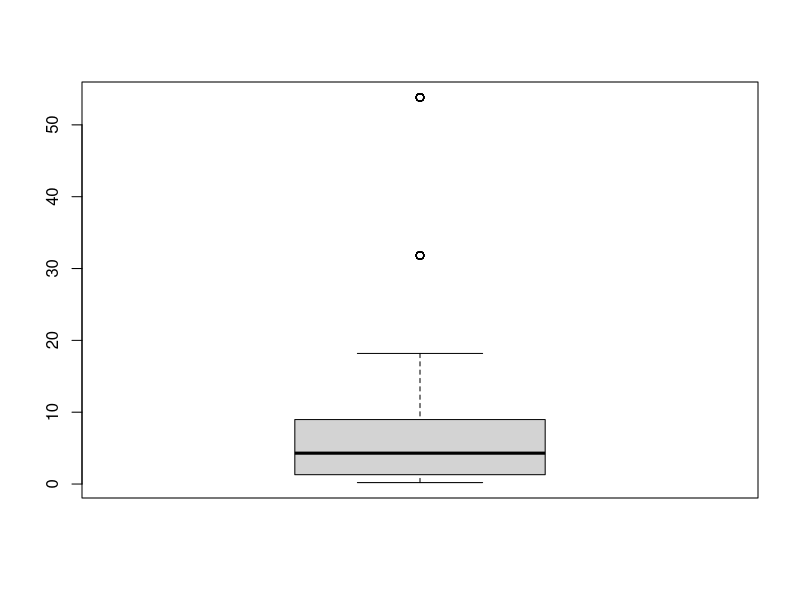
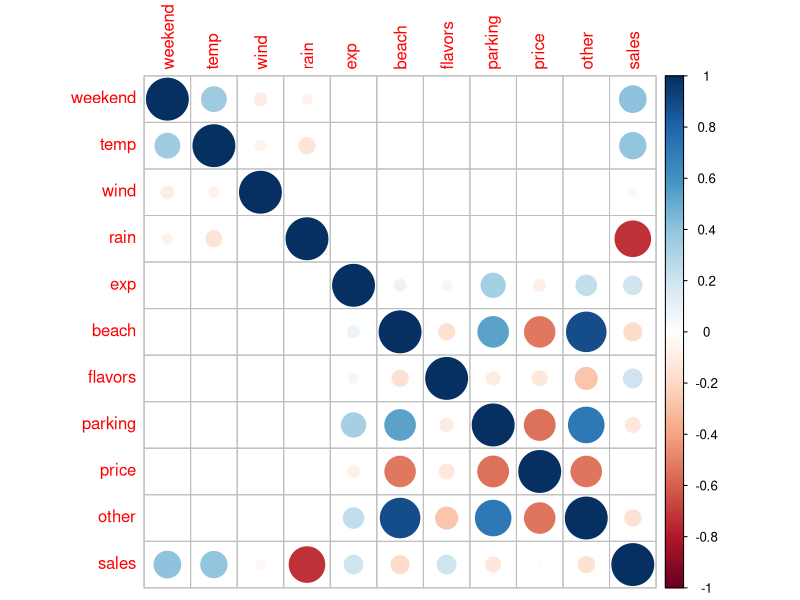
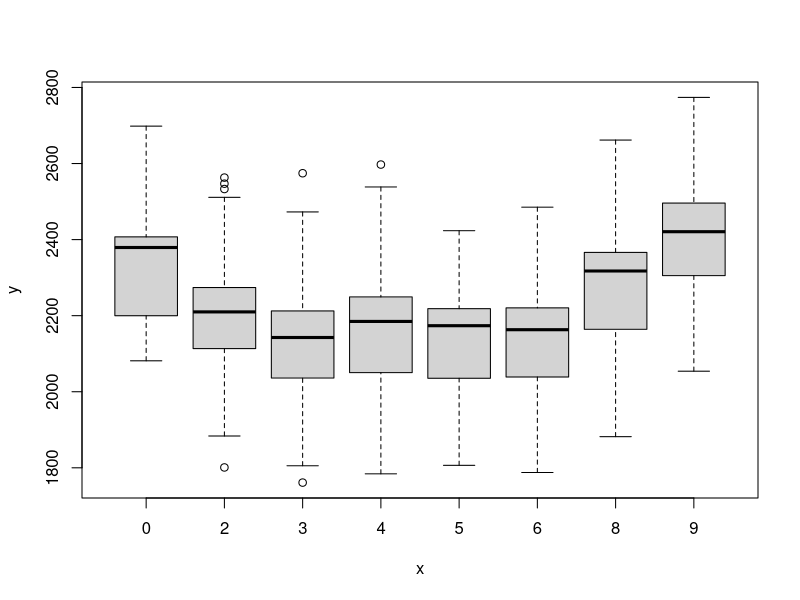
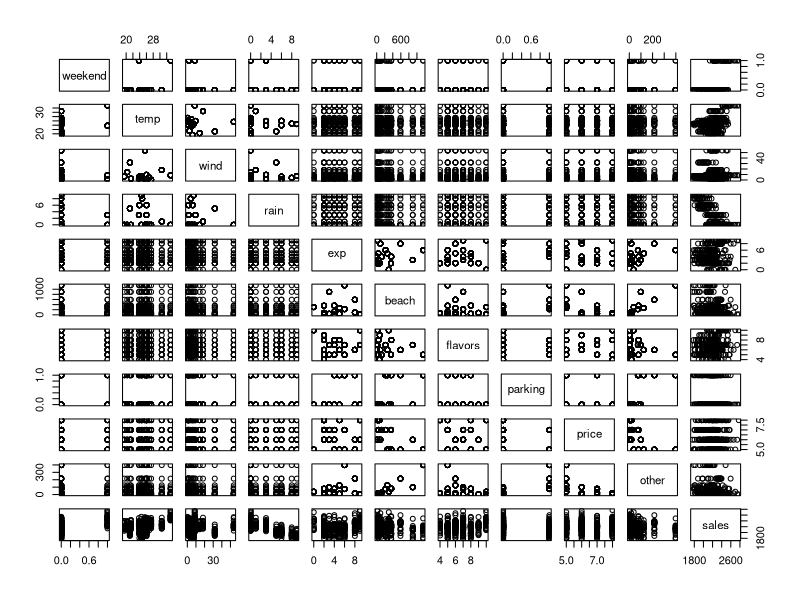

Here is the R script that generated these plots, in order:
# ======================================================
# Ekonometria
# Laboratoria 2 - 02.03.2026
# ======================================================

# ======================================================
# ===== Zadanie 1 =====
# ======================================================
n_days <- 20

set.seed(111)
days <- data.frame(
  day_nr = 1:n_days,
  weekend = sample(c(0, 1), n_days, replace = T, prob = c(5, 2)/7), # czy dzień weekendowy?
  temp = rnorm(n_days, 25, 3), # temperatura
  wind = rlnorm(n_days, 1.5, 1) # prędkość wiatru
)

# deszcz: większe prawdopodobieństwo, gdy temperatura jest niższa
days$rain = sapply(days$temp, function(x) sample(c(0, 1), 1, prob = c(50+x, 50-x)/100)*rpois(1, 5))

set.seed(222)
n_shops = 20

shops = data.frame(
  shop = 1:n_shops,
  exp = rpois(n_shops, 5), # od ilu lat istnieje lodziarnia
  beach = rlnorm(n_shops, 2.5, 1.5)*10, # odległość od plaży
  flavors = rpois(n_shops, 3)+4, # liczba oferowanych smaków
  parking = sample(c(0, 1), n_shops, replace = T) # czy posiada parking
)

# lodziarnie przy plaży nie mają parkingów
shops$parking = ifelse(shops$beach < 200, 0, shops$parking)

shops$price = ifelse(shops$beach < 200, 7, 6) + sample(c(-1, 0, 1), n_shops, replace = T) # cena gałki lodów
shops$other = sapply(shops$beach, function(x) rlnorm(1, log(x/50), 0.5)*10) # odległość od innej lodziarni

data <- merge(days, shops, by = NULL)

# sprzedaż: zależna od temperatury, deszczu, odległości od plaży i konkurencji, ceny, weekendu, renomy i liczby smaków
data$sales <- 2000 + 10*data$temp - 40*data$rain - 0.1*data$beach + 0.05*data$other - 7*data$price +
  30*data$weekend + 5*data$temp*data$weekend +
  10*(data$exp-4)^2 + 5*(data$flavors-7)^2 + rnorm(400, 0, 50)

data <- data[,-c(1, 6)] # usuwam niepotrzebne zmienne

# ===== krok 1: przeglad danych
summary(data)
boxplot(data$wind)

# ===== krok 2: przegląd zależności między zmiennymi
cor(data)

install.packages("corrplot")
library(corrplot)

corrplot(cor(data))

plot(as.factor(data$exp), data$sales)

pairs(data) #wykresy rozrzutu
